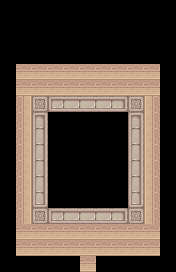

A level layout from a 2D game, rendered from its tile map. Below: a short description, then the map file with its tile-grid data intact:
An orthogonal 11x17 tile map with 16x16 px tiles, 2 tile layers (Back, Back2).

<map version="1.10" tiledversion="1.10.1" orientation="orthogonal" renderorder="right-down" compressionlevel="0" width="11" height="17" tilewidth="16" tileheight="16" infinite="0" nextlayerid="18" nextobjectid="14">
 <properties>
  <property name="AmbientLight" value="255 255 255" />
  <property name="IsGreenhouse" value="T" />
  <property name="Warp" value="5 17 Farm 28 16" />
 </properties>
 <tileset firstgid="1" name="Floor_Light" tilewidth="16" tileheight="16" tilecount="12" columns="4">
  <image source="Floor_Light.png" width="64" height="48" />
 </tileset>
 <layer id="1" name="Back" width="11" height="17">
  <data encoding="csv">
0,0,0,0,0,0,0,0,0,0,0,
0,0,0,0,0,0,0,0,0,0,0,
0,0,0,0,0,0,0,0,0,0,0,
0,0,0,0,0,0,0,0,0,0,0,
0,4,4,4,4,4,4,4,4,4,0,
0,4,4,4,4,4,4,4,4,4,0,
0,1610612740,6,10,11,11,11,12,6,3758096388,0,
0,1610612740,1,0,0,0,0,0,1,3758096388,0,
0,1610612740,5,0,0,0,0,0,5,3758096388,0,
0,1610612740,5,0,0,0,0,0,5,3758096388,0,
0,1610612740,5,0,0,0,0,0,5,3758096388,0,
0,1610612740,5,0,0,0,0,0,5,3758096388,0,
0,1610612740,9,0,0,0,0,0,9,3758096388,0,
0,1610612740,6,10,11,11,11,12,6,3758096388,0,
0,4,4,4,4,4,4,4,4,4,0,
0,4,4,4,4,4,4,4,4,4,0,
0,0,0,0,0,4,0,0,0,0,0
</data>
 </layer>
 <layer id="17" name="Back2" width="11" height="17">
  <data encoding="csv">
0,0,0,0,0,0,0,0,0,0,0,
0,0,0,0,0,0,0,0,0,0,0,
0,0,0,0,0,0,0,0,0,0,0,
0,0,0,0,0,0,0,0,0,0,0,
0,0,0,0,0,0,0,0,0,0,0,
0,0,0,0,0,0,0,0,0,0,0,
0,0,2,0,0,0,0,0,2,0,0,
0,0,0,0,0,0,0,0,0,0,0,
0,0,0,0,0,0,0,0,0,0,0,
0,0,0,0,0,0,0,0,0,0,0,
0,0,0,0,0,0,0,0,0,0,0,
0,0,0,0,0,0,0,0,0,0,0,
0,0,0,0,0,0,0,0,0,0,0,
0,0,2,0,0,0,0,0,2,0,0,
0,0,0,0,0,0,0,0,0,0,0,
0,0,0,0,0,0,0,0,0,0,0,
0,0,0,0,0,0,0,0,0,0,0
</data>
 </layer>
</map>
